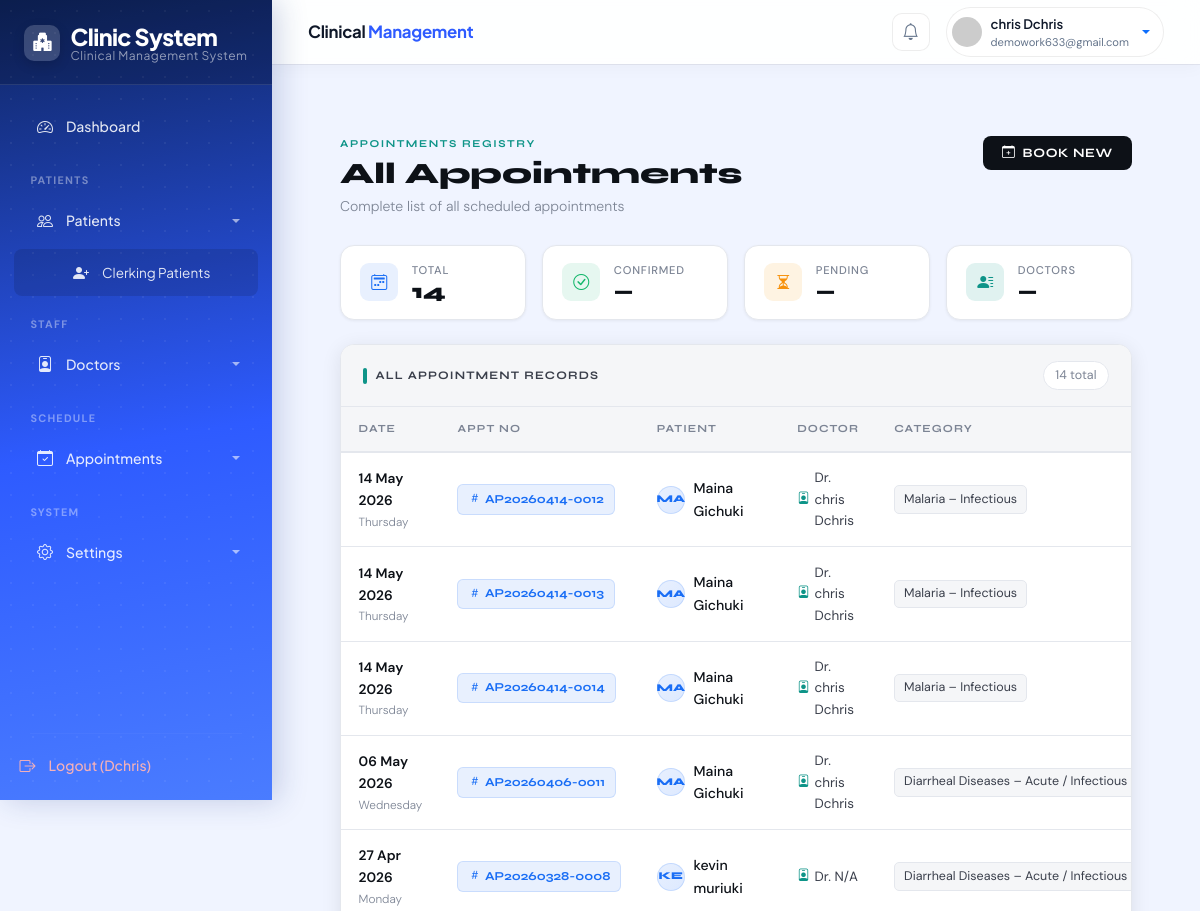
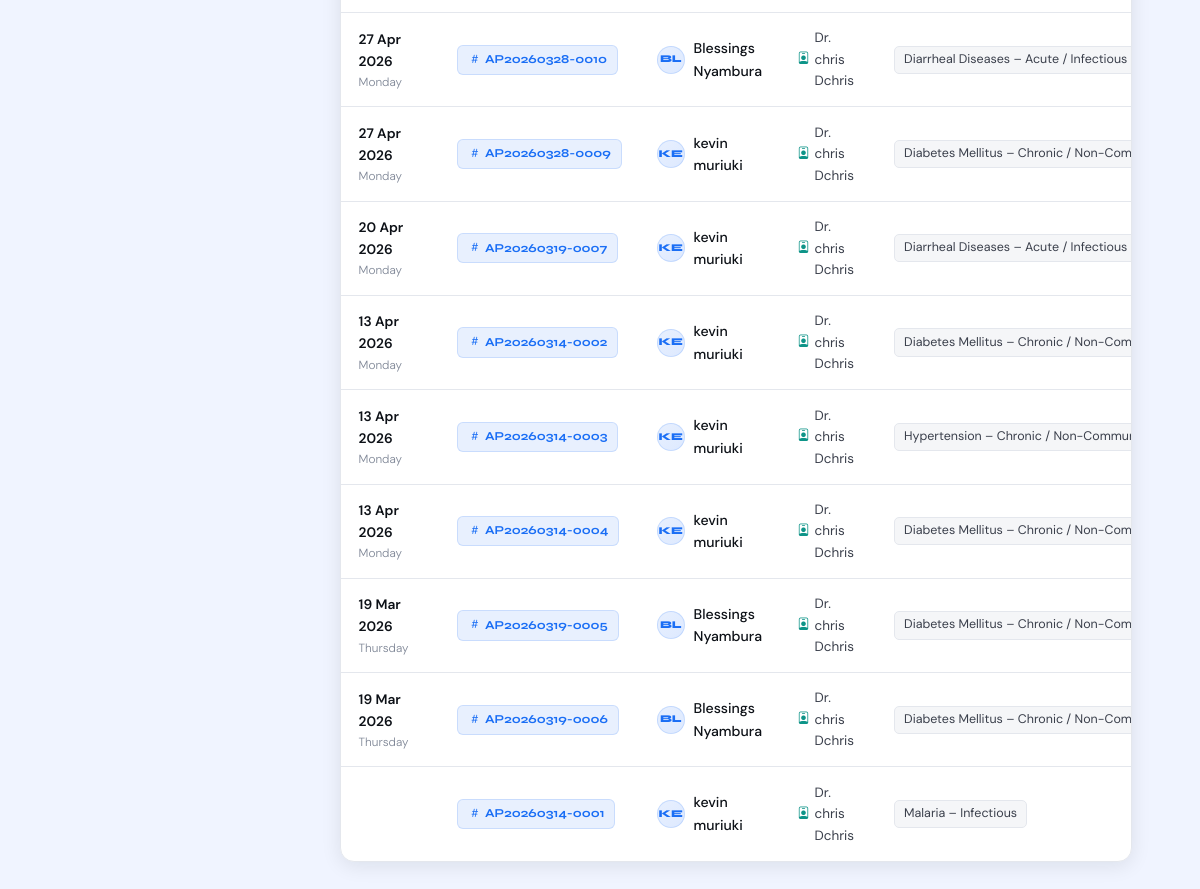
Screenshot of /appointments/all/ (signed in) with the database file from the repository (2 pictures, top to bottom).
### hospital/models.py (models this page shows, shortened)
class Appointment(models.Model):
    appointment_number = models.CharField(max_length=20, unique=True, editable=False)
    patient = models.ForeignKey(Patient, on_delete=models.CASCADE)
    doctor = models.ForeignKey(
        User,
        on_delete=models.CASCADE,
        limit_choices_to={'groups__name__in': ['doctor', 'admin']}
    )
    disease_category = models.ForeignKey(DiseaseCategory, on_delete=models.SET_NULL, null=True)
    appointment_date = models.DateField(null=True, blank=True)
    appointment_time = models.TimeField(null=True, blank=True)
    status = models.CharField(
        max_length=20,
        choices=[
            ('booked', 'Booked'),
            ('confirmed', 'Confirmed'),
            ('attended', 'Attended'),
            ('cancelled', 'Cancelled'),
        ],
        default='booked'
    )
    email = models.EmailField("Patient Email for Reminder", blank=True, null=True)
    phone = models.CharField(max_length=13, blank=True, null=True)
    created_by = models.ForeignKey(
        User,
        on_delete=models.SET_NULL,
        null=True,
        related_name='created_appointments'
    )
    created_at = models.DateTimeField(auto_now_add=True)
    class Meta:
        ordering = ['appointment_date', 'appointment_time']

class Patient(models.Model):
    op_number = models.CharField(max_length=10, unique=True, editable=False, blank=True)
    full_name = models.CharField("Full Name", max_length=100)
    GENDER_CHOICES = [('M', 'Male'), ('F', 'Female'), ('O', 'Other')]
    gender = models.CharField(max_length=1, choices=GENDER_CHOICES)
    date_of_birth = models.DateField("Date of Birth")
    phone_regex = RegexValidator(regex=r'^\+254\d{9}$', message="Phone must be +254 followed by 9 digits")
    phone = models.CharField(validators=[phone_regex], max_length=13, unique=True)
    id_number = models.CharField("ID Number", max_length=20, blank=True, null=True)
    address = models.CharField("Residence / Address", max_length=200)
    next_of_kin_name = models.CharField("Next of Kin Name", max_length=100)
    next_of_kin_phone = models.CharField("Next of Kin Phone", max_length=13, blank=True)
    PATIENT_TYPE = [('outpatient', 'Outpatient')]
    patient_type = models.CharField(max_length=20, choices=PATIENT_TYPE, default='outpatient')
    PAYMENT_MODE = [('cash', 'Cash'), ('insurance', 'Insurance'), ('other', 'Other')]
    payment_mode = models.CharField(max_length=20, choices=PAYMENT_MODE, default='cash')
    registered_on = models.DateTimeField(auto_now_add=True)
    class Meta:
        ordering = ['-registered_on']

class DiseaseCategory(models.Model):
    name = models.CharField(max_length=100, unique=True)
    is_chronic = models.BooleanField(default=False)
    typical_interval_days = models.IntegerField(default=30)
    def __str__(self):
        return self.name
    class Meta:
        verbose_name_plural = "Disease Categories"

### hospital/views.py (the view)
# urls.py: path('appointments/all/', views.all_appointments, name='all_appointments'),
@login_required(login_url='/login/')
def all_appointments(request):
    appointments = Appointment.objects.all().order_by('-appointment_date', 'appointment_time')
    return render(request, 'all_appointments.html', {
        'appointments': appointments,
    })

### hospital/context_processors.py (called while the page is built)
def user_groups(request):
    if request.user.is_authenticated:
        return {
            'user_groups': [group.name for group in request.user.groups.all()]
        }
    return {'user_groups': []}

### templates/all_appointments.html (shortened to what this page needs)
{% extends 'base.html' %}
{% block content %}
<div class="aa">
  <div class="aa-hdr">
    <div>
      <p class="aa-eyebrow">Appointments Registry</p>
      <h1 class="aa-title">All Appointments</h1>
      <p class="aa-sub">Complete list of all scheduled appointments</p>
    </div>
    <a href="{% url 'book_appointment' %}" class="aa-book-btn">
      <i class="bi bi-calendar-plus"></i> Book New
    </a>
  </div>
  <div class="aa-stats">
    <div class="aa-stat">
      <div class="aa-stat-icon blue"><i class="bi bi-calendar2-week"></i></div>
      <div>
        <div class="aa-stat-lbl">Total</div>
        <div class="aa-stat-val">{{ appointments|length }}</div>
      </div>
    </div>
    <div class="aa-stat">
      <div class="aa-stat-icon green"><i class="bi bi-check-circle"></i></div>
      <div>
        <div class="aa-stat-lbl">Confirmed</div>
        <div class="aa-stat-val">—</div>
      </div>
    </div>
    <div class="aa-stat">
      <div class="aa-stat-icon amber"><i class="bi bi-hourglass-split"></i></div>
      <div>
        <div class="aa-stat-lbl">Pending</div>
        <div class="aa-stat-val">—</div>
      </div>
    </div>
    <div class="aa-stat">
      <div class="aa-stat-icon teal"><i class="bi bi-person-lines-fill"></i></div>
      <div>
        <div class="aa-stat-lbl">Doctors</div>
        <div class="aa-stat-val">—</div>
      </div>
    </div>
  </div>
  <div class="aa-card">
    <div class="aa-card-head">
      <div class="aa-card-title">All Appointment Records</div>
      <span class="aa-count-tag">{{ appointments|length }} total</span>
    </div>
    {% if appointments %}
    <div style="overflow-x:auto;">
      <table>
        <thead>
          <tr>
            <th>Date</th>
            <th>Appt No</th>
            <th>Patient</th>
            <th>Doctor</th>
            <th>Category</th>
          </tr>
        </thead>
        <tbody>
          {% for appt in appointments %}
          <tr>
            <td>
              <div class="date-cell">
                <span class="date-main">{{ appt.appointment_date|date:"d M Y" }}</span>
                <span class="date-day">{{ appt.appointment_date|date:"l" }}</span>
              </div>
            </td>
            <td><span class="appt-badge"><i class="bi bi-hash"></i>{{ appt.appointment_number }}</span></td>
            <td>
              <div class="patient-cell">
                <div class="pat-avatar">{{ appt.patient.full_name|slice:":2"|upper }}</div>
                <span class="pat-name">{{ appt.patient.full_name }}</span>
              </div>
            </td>
            <td>
              <span class="doctor-cell">
                <i class="bi bi-person-badge"></i>
                Dr. {{ appt.doctor.get_full_name|default:"N/A" }}
              </span>
            </td>
            <td><span class="cat-tag">{{ appt.disease_category|default:"General" }}</span></td>
          </tr>
          {% endfor %}
        </tbody>
      </table>
    </div>
    {% endif %}
  </div>
</div>
{% endblock %}

### templates/base.html (shortened to what this page needs)
<!DOCTYPE html>
<html lang="en">
<head>
    <link href="https://cdn.jsdelivr.net/npm/bootstrap@5.3.3/dist/css/bootstrap.min.css" rel="stylesheet">
    <link rel="stylesheet" href="https://cdn.jsdelivr.net/npm/bootstrap-icons@1.11.3/font/bootstrap-icons.min.css">
</head>
<body>
<div class="sidebar" id="sidebar">
    <div class="logo">
        <div class="logo-icon"><i class="bi bi-hospital-fill"></i></div>
        <div class="logo-text">
            Clinic <strong>System</strong>
            <span>Clinical Management System</span>
        </div>
    </div>
    <nav class="nav flex-column">
        <a class="nav-link {% if request.resolver_match.url_name == 'dashboard' %}active{% endif %}" href="{% url 'dashboard' %}">
            <i class="bi bi-speedometer2"></i> Dashboard
        </a>
        {% if 'receptionist' in user_groups or 'doctor' in user_groups or 'records' in user_groups or 'admin' in user_groups or user.is_superuser %}
        <div class="nav-section-label">Patients</div>
        <a class="nav-link dropdown-toggle" data-bs-toggle="collapse" href="#patientsMenu" role="button" aria-expanded="true" aria-controls="patientsMenu">
            <i class="bi bi-people"></i> Patients
        </a>
        <div class="collapse show" id="patientsMenu">
            {% if 'doctor' in user_groups or 'records' in user_groups or 'admin' in user_groups or user.is_superuser %}
            <a class="nav-link submenu-link {% if request.resolver_match.url_name == 'clerking_patient' %}active{% endif %}" href="{% url 'clerking_patient' %}">
                <i class="bi bi-person-plus-fill"></i> Clerking Patients
            </a>
            {% endif %}
        </div>
        {% endif %}
        {% if 'doctor' in user_groups or 'admin' in user_groups or user.is_superuser %}
        <div class="nav-section-label">Staff</div>
        <a class="nav-link dropdown-toggle" data-bs-toggle="collapse" href="#doctorsMenu" role="button" aria-expanded="false" aria-controls="doctorsMenu">
            <i class="bi bi-person-badge"></i> Doctors
        </a>
        {% endif %}
        {% if 'records' in user_groups or 'doctor' in user_groups or 'admin' in user_groups or user.is_superuser %}
        <div class="nav-section-label">Schedule</div>
        <a class="nav-link dropdown-toggle" data-bs-toggle="collapse" href="#appointmentsMenu" role="button" aria-expanded="false" aria-controls="appointmentsMenu">
            <i class="bi bi-calendar-check"></i> Appointments
        </a>
        {% endif %}
        <div class="nav-section-label">System</div>
        <a class="nav-link dropdown-toggle" data-bs-toggle="collapse" href="#settingsMenu" role="button" aria-expanded="false" aria-controls="settingsMenu">
            <i class="bi bi-gear"></i> Settings
        </a>
    </nav>
    <div class="sidebar-logout">
        <hr class="border-light">
        {% if user.is_authenticated %}
        <form action="{% url 'logout' %}" method="post" class="m-0 p-0" onsubmit="return confirm('Are you sure you want to logout?');">
            <button type="submit" class="nav-link btn btn-link p-0 border-0 bg-transparent text-start w-100">
                <i class="bi bi-box-arrow-right"></i> Logout ({{ user.username }})
            </button>
        </form>
        {% else %}
        <a class="nav-link" href="{% url 'login' %}">
            <i class="bi bi-box-arrow-in-right"></i> Login
        </a>
        {% endif %}
    </div>
</div>
<div class="main-content" id="main-content">
    <div class="topbar">
        <div class="topbar-brand d-none d-lg-block">
            Clinical <span>Management</span>
        </div>
        <div class="topbar-right">
            <a href="#" class="topbar-icon-btn" title="Notifications">
                <i class="bi bi-bell"></i>
            </a>
            {% if user.is_authenticated %}
            <div class="dropdown">
                <a class="user-pill dropdown-toggle text-decoration-none" data-bs-toggle="dropdown" href="#" role="button">
                    <img src="https://ui-avatars.com/api/?name={{ user.username }}&background=2e5bff&color=fff&size=60&bold=true" alt="{{ user.username }}">
                    <div class="d-none d-sm-block">
                        <div class="user-pill-name">{{ user.get_full_name|default:user.username }}</div>
                        <div class="user-pill-role">{{ user.email|default:"Staff" }}</div>
                    </div>
                </a>
            </div>
            {% else %}
            <a class="topbar-icon-btn" href="{% url 'login' %}" title="Login">
                <i class="bi bi-box-arrow-in-right"></i>
            </a>
            {% endif %}
        </div>
    </div>
    <div class="page-container">
        {% block content %}
        {% endblock %}
    </div>
</div>
</body>
</html>

### rows the page displays
Appointment: appointment_date "14 May 2026", appointment_date "Thursday", appointment_number "AP20260414-0012", patient.full_name "MA", patient.full_name "Maina Gichuki", doctor.get_full_name "chris Dchris", disease_category "Malaria – Infectious"
Appointment: appointment_date "14 May 2026", appointment_date "Thursday", appointment_number "AP20260414-0013", patient.full_name "MA", patient.full_name "Maina Gichuki", doctor.get_full_name "chris Dchris", disease_category "Malaria – Infectious"
Appointment: appointment_date "14 May 2026", appointment_date "Thursday", appointment_number "AP20260414-0014", patient.full_name "MA", patient.full_name "Maina Gichuki", doctor.get_full_name "chris Dchris", disease_category "Malaria – Infectious"
Appointment: appointment_date "06 May 2026", appointment_date "Wednesday", appointment_number "AP20260406-0011", patient.full_name "MA", patient.full_name "Maina Gichuki", doctor.get_full_name "chris Dchris", disease_category "Diarrheal Diseases – Acute / Infectious"
Appointment: appointment_date "27 Apr 2026", appointment_date "Monday", appointment_number "AP20260328-0008", patient.full_name "KE", patient.full_name "kevin muriuki", doctor.get_full_name "N/A", disease_category "Diarrheal Diseases – Acute / Infectious"
Appointment: appointment_date "27 Apr 2026", appointment_date "Monday", appointment_number "AP20260328-0010", patient.full_name "BL", patient.full_name "Blessings Nyambura", doctor.get_full_name "chris Dchris", disease_category "Diarrheal Diseases – Acute / Infectious"
Appointment: appointment_date "27 Apr 2026", appointment_date "Monday", appointment_number "AP20260328-0009", patient.full_name "KE", patient.full_name "kevin muriuki", doctor.get_full_name "chris Dchris", disease_category "Diabetes Mellitus – Chronic /…"
Appointment: appointment_date "20 Apr 2026", appointment_date "Monday", appointment_number "AP20260319-0007", patient.full_name "KE", patient.full_name "kevin muriuki", doctor.get_full_name "chris Dchris", disease_category "Diarrheal Diseases – Acute / Infectious"
Appointment: appointment_date "13 Apr 2026", appointment_date "Monday", appointment_number "AP20260314-0002", patient.full_name "KE", patient.full_name "kevin muriuki", doctor.get_full_name "chris Dchris", disease_category "Diabetes Mellitus – Chronic /…"
Appointment: appointment_date "13 Apr 2026", appointment_date "Monday", appointment_number "AP20260314-0003", patient.full_name "KE", patient.full_name "kevin muriuki", doctor.get_full_name "chris Dchris", disease_category "Hypertension – Chronic /…"
Appointment: appointment_date "13 Apr 2026", appointment_date "Monday", appointment_number "AP20260314-0004", patient.full_name "KE", patient.full_name "kevin muriuki", doctor.get_full_name "chris Dchris", disease_category "Diabetes Mellitus – Chronic /…"
Appointment: appointment_date "19 Mar 2026", appointment_date "Thursday", appointment_number "AP20260319-0005", patient.full_name "BL", patient.full_name "Blessings Nyambura", doctor.get_full_name "chris Dchris", disease_category "Diabetes Mellitus – Chronic /…"
Appointment: appointment_date "19 Mar 2026", appointment_date "Thursday", appointment_number "AP20260319-0006", patient.full_name "BL", patient.full_name "Blessings Nyambura", doctor.get_full_name "chris Dchris", disease_category "Diabetes Mellitus – Chronic /…"
Appointment: appointment_number "AP20260314-0001", patient.full_name "KE", patient.full_name "kevin muriuki", doctor.get_full_name "chris Dchris", disease_category "Malaria – Infectious"

### other values shown
{{ user.username }} "Dchris"
{{ user.get_full_name|default:user.username }} "chris Dchris"
{{ user.email|default:"Staff" }} "demowork633@gmail.com"
{{ appointments|length }} "14"
